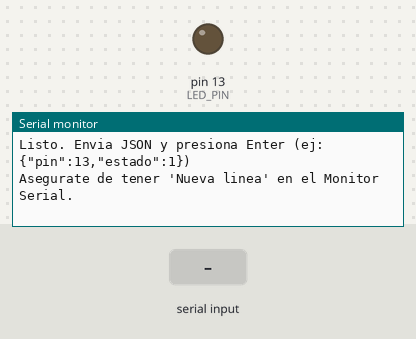
Bench run of a sketch on a simulated Arduino Uno, built with avr-gcc and run on an emulated ATmega328P. On the bench: output pins drawn as LEDs (lit = HIGH), the last lines printed to the serial monitor. The test bench sets the inputs (shaded band).

Above: at 1.2 s.
1.3 s: "1\n" received over Serial
At 2.5 s:
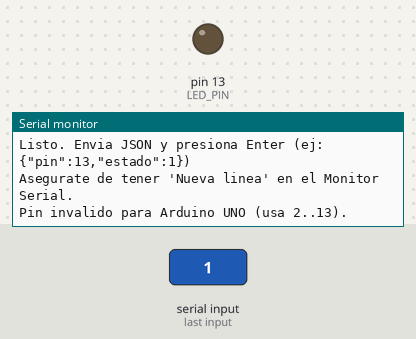
2.8 s: byte 10 ('\n') received over Serial
At 3.9 s:
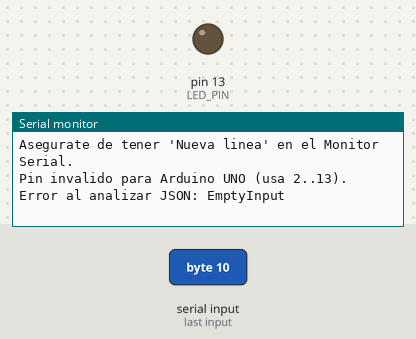

The sketch:

programaArduinoSeria1.ino
```cpp
#include <ArduinoJson.h>

const uint8_t LED_PIN = 13;

// Tamaño máximo de línea recibida (incluye '\n' y '\0')
constexpr size_t RX_BUF_SIZE = 128;
char rxBuf[RX_BUF_SIZE];
size_t rxLen = 0;

void setup() {
  pinMode(LED_PIN, OUTPUT);
  digitalWrite(LED_PIN, LOW);

  Serial.begin(115200);
  while (!Serial) { /* en UNO no es necesario, pero no estorba */ }

  Serial.println(F("Listo. Envia JSON y presiona Enter (ej: {\"pin\":13,\"estado\":1})"));
  Serial.println(F("Asegurate de tener 'Nueva linea' en el Monitor Serial."));
}

void loop() {
  // Leer caracteres disponibles sin bloquear
  while (Serial.available() > 0) {
    char c = (char)Serial.read();

    // Si tenemos espacio, guardamos
    if (rxLen < RX_BUF_SIZE - 1) {
      rxBuf[rxLen++] = c;
    }

    // ¿Fin de línea?
    if (c == '\n') {
      rxBuf[rxLen] = '\0'; // Terminar cadena C

      // Opcional: quitar '\r' final si viene CR+LF
      if (rxLen > 1 && rxBuf[rxLen - 2] == '\r') {
        rxBuf[rxLen - 2] = '\0';
      }

      // ---- Parsear JSON ----
      // Ajusta la capacidad según tu JSON real (usa ArduinoJson Assistant si gustas)
      StaticJsonDocument<128> doc;
      DeserializationError err = deserializeJson(doc, rxBuf);

      if (err) {
        Serial.print(F("Error al analizar JSON: "));
        Serial.println(err.f_str()); // muestra p.ej. NoMemory, InvalidInput, etc.
      } else {
        // Leer campos (si faltan, usan defaults)
        int pin = doc["pin"] | -1;
        int estado = doc["estado"] | 0;

        // En UNO evitar 0 y 1 (Serial). Rango válido típico 2..13
        if (pin >= 2 && pin <= 13) {
          pinMode(pin, OUTPUT);
          // Pequeña pausa no necesaria, pero segura en AVR
          delay(2);
          digitalWrite(pin, estado ? HIGH : LOW);
          Serial.print(F("Pin "));
          Serial.print(pin);
          Serial.println(estado ? F(" -> HIGH") : F(" -> LOW"));
        } else {
          Serial.println(F("Pin invalido para Arduino UNO (usa 2..13)."));
        }
      }

      // Resetear buffer para la siguiente línea
      rxLen = 0;
    }

    // Si se llenó el buffer sin encontrar '\n', limpia para evitar overflow
    if (rxLen >= RX_BUF_SIZE - 1) {
      rxLen = 0;
      Serial.println(F("Linea demasiado larga. Ajusta RX_BUF_SIZE o envia menos datos."));
    }
  }
}
```

Measured:
- after the input at 1.3 s, the serial monitor: prints a new line at once (image 1)
- after the input at 2.8 s, the serial monitor: prints a new line at once (image 2)
